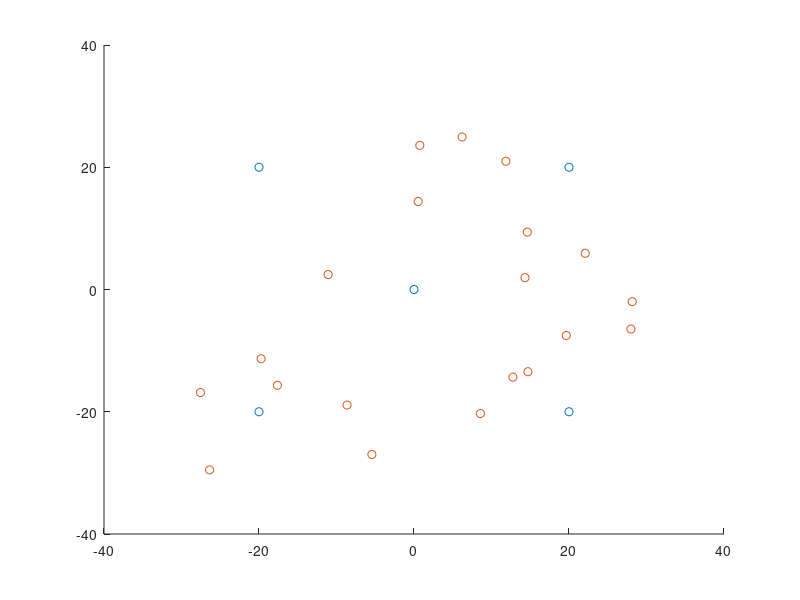

Write the MATLAB code that produced this figure. (Note: this script raises an error after producing the figure.)
%-----------------------------------------------
% Sensor localization from partial range data based on low rank matrix
% completion and semidefinite programming  
% Code written by Sixing Lu, email:562237037@qq.com
%--------------------------------------------------
clear
clc

u = [-20, -20, 20, 20, 0;     %anchor locations
    -20, 20, 20, -20, 0];

x_min = -30;
x_max = 30;
y_min = -30;
y_max = 30;

figure(1)
clf
scatter(u(1,:),u(2,:),'ro')
hold on
axis([-40,40,-40,40])

ratio_noise = 0.1;
alpha = 0.1;  %lost ratio

d = 2; %problem dimensions 
N_a = size(u,2); %number of anchors
N_s = 20;  %number of sensor nodes

x1 = 2*x_max*rand(1,N_s)-x_max;
x2 = 2*y_max*rand(1,N_s)-y_max;
x=[x1;x2];    %randomly generated unknow iot device locations

scatter(x1,x2,'bo')
hold on

Duu = zeros(N_a,N_a);
for n1 =1:N_a
    for n2 =1:N_a
        Duu(n1,n2) = sum((u(:,n1)-u(:,n2)).^2);
    end
end

Dxx = zeros(N_s,N_s);
for n1 =1:N_s
    for n2 =1:N_s
        Dxx(n1,n2) = sum((x(:,n1)-x(:,n2)).^2);
    end
end

Dxu = zeros(N_s,N_a);
for n1 =1:N_s
    for n2 =1:N_a
        Dxu(n1,n2) = sum((x(:,n1)-u(:,n2)).^2);
    end
end

D1 = [Duu, Dxu';    %[U,sig,V]=svd(D1) rank(D1)
       Dxu, Dxx];
   
Noise = randn(N_a +N_s,N_a +N_s);
for i=1:N_a +N_s
    for j=1:N_a +N_s
        if (i<=N_a && j<=N_a) || i==j
            Noise(i,j) = 0;
        end
    end
end

Noise = ratio_noise * norm(D1,'fro')/norm(Noise,'fro')*Noise;
Do = D1;

for i1 = N_a+1:N_a+N_s
   for i2 = 1:i1
       if rand()<alpha
           Do(i1,i2) = 0;
           Do(i2,i1) = 0;
       end
   end
end
Lost_mask = Do~=D1;  %bool matrix where the entries of D are lost

Do =Do + Noise;
n2 = N_s +N_a;

cvx_begin sdp quiet
variable D_hat(n2,n2);  
variable W1(n2,n2) ; 
variable W2(n2,n2) ;

minimize(trace(W1) +trace(W2))
subject to
sym_cvx([W1, D_hat;D_hat',W2])>=0
for i=1:n2
    for j=1:n2
        if ~Lost_mask(i,j)
            D_hat(i,j) == Do(i,j);
        end
    end
end
cvx_end

nmse_D = norm(D1-D_hat,'fro')/norm(D1,'fro');
fprintf("NMSE of the recovered complete range matrix: %.2f\n",nmse_D);

%% recover location using D_hat

h = zeros(N_s+d,N_s, N_a +N_s);
Z = [x'*x,x';x,eye(2)];

for i=1:N_s
    idx1 = i;
    for j=1:N_s +N_a
        h(idx1,i,j)=1;
        idx2 = j;
        if j<=N_a   %to anchor node
            anchor_idx = j;
            h(N_s+1:N_s+d,i,j) = -u(:,anchor_idx);           
        else
            node2_idx = j-N_a;
            if node2_idx~=i
                h(node2_idx,i,j) = -1;
            else
                h(idx1,i,j) = 0;
            end
        end
        assert(h(:,i,j)'*Z*h(:,i,j) - D1(N_a+i,j)<1e-10)
    end
end


cvx_begin sdp quiet
variable X_hat(d,N_s) 
variable Y(N_s,N_s) symmetric
variable t(N_s*(N_s+N_a),1)
expression Z(N_s+d,N_s+d)

Z =[Y,X_hat'; X_hat,eye(d)];
Z = sym_cvx(Z);

minimize ( norm( t, 2 ) )
subject to
    Z>=0
    for i=1:N_s
           for j=1:N_s+N_a
               t_idx =(i-1)*(N_s+N_a) + j;
               t(t_idx) >=abs( h(:,i,j)'*Z*h(:,i,j) - D_hat(N_a+i,j));
           end
    end
cvx_end

nmse_X = norm(x-X_hat,'fro')/norm(x,'fro');
fprintf("NMSE of the recovered loacation matrix with SDP: %.2f\n",nmse_X);

scatter(X_hat(1,:),X_hat(2,:),'kx')
hold on

%% alternative localization by Triangulation
X_hat2 = zeros(d,N_s);

for s=1:N_s
    A = zeros(N_a-1, 2);
    b = zeros(N_a-1, 1);
    
    for i=1:N_a-1
        A(i,1) = 2*(u(1,N_a)-u(1,i));
        A(i,2) = 2*(u(2,N_a)-u(2,i));
        b(i) = D_hat(s+N_a,i) - D_hat(s+N_a,N_a) - u(1,i)^2 - u(2,i)^2 + u(1,N_a)^2 + u(2,N_a)^2;
    end
    X_hat2(:,s) = (A'*A)^-1*A'*b;
end

scatter(X_hat2(1,:),X_hat2(2,:),'gv')
hold on
xlabel("X axis(meters)")
ylabel("Y axis(meters)")
legend("anchor nodes","x locations ground truth","x locations obtain by MC+SDP","x locations obtain by MC+triangulation")
ttl = strcat("IoT localization with lost ratio =",num2str(alpha)," noise ratio=",num2str(ratio_noise));
title(ttl)

nmse_X_tri = norm(x-X_hat2,'fro')/norm(x,'fro');
fprintf("NMSE of the recovered loacation matrix with triangulation method: %.2f\n",nmse_X_tri);




